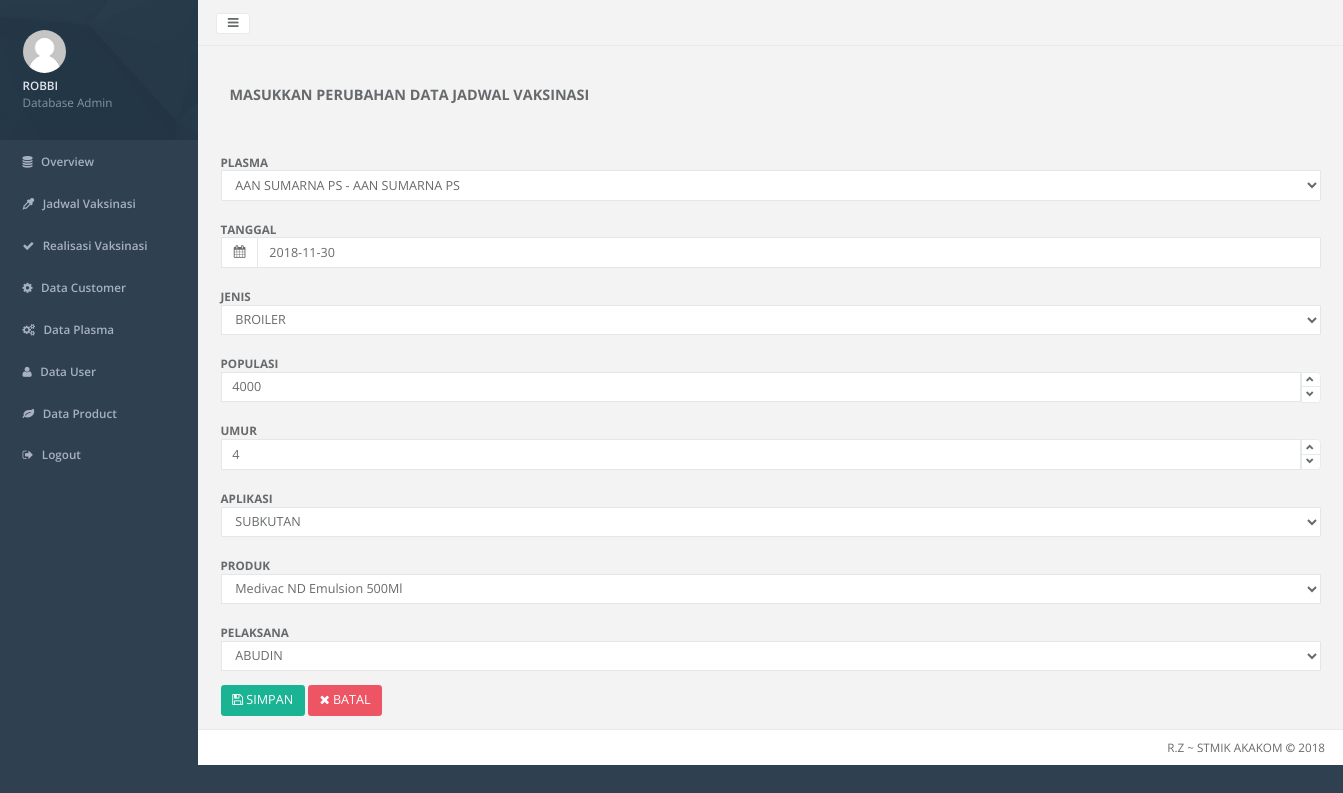
Screenshot of /_admin/home.php?hal=vaksinasi-edit&vacid=10 (signed in) with the database file from the repository.
### tables this page shows
CREATE TABLE IF NOT EXISTS `vaksinasi` (
`vacid` int(255) NOT NULL,
  `plasmacode` int(8) NOT NULL,
  `stockcode` varchar(8) NOT NULL,
  `pelaksana` int(8) NOT NULL,
  `tanggal` date NOT NULL,
  `jenis` enum('LAYER','BROILER','PEJANTAN','BREEDING','BEBEK') NOT NULL,
  `populasi` int(8) NOT NULL,
  `umur` int(4) NOT NULL,
  `aplikasi` enum('SUBKUTAN','IM-DADA','IM-PAHA','T-MATA','T-MULUT','T-HIDUNG','MINUM','SPRAY','SAYAP') NOT NULL,
  `status` enum('BELUM','SUDAH') NOT NULL DEFAULT 'BELUM',
  `donumber` varchar(16) DEFAULT NULL,
  `batch` varchar(16) DEFAULT NULL,
  `kmstart` int(8) DEFAULT NULL,
  `kmfinish` int(8) DEFAULT NULL,
  `remark` varchar(128) DEFAULT NULL,
  `reschedule` enum('A','B','C','D','E','F','G','H') DEFAULT NULL,
  `newdate` date DEFAULT NULL,
  `cancel` enum('1','2','3','4') DEFAULT NULL
);

CREATE TABLE IF NOT EXISTS `customer` (
  `custcode` char(5) NOT NULL,
  `custname` varchar(32) NOT NULL,
  `category` enum('PS','Farm','KK','KL','KN') NOT NULL,
  `salesman` varchar(3) NOT NULL
);

CREATE TABLE IF NOT EXISTS `product` (
  `stockcode` varchar(8) NOT NULL,
  `productname` varchar(32) NOT NULL,
  `productline` enum('BP','PP') NOT NULL,
  `package` varchar(16) NOT NULL
);

CREATE TABLE IF NOT EXISTS `user` (
`uid` int(8) NOT NULL,
  `username` varchar(32) NOT NULL,
  `password` varchar(16) NOT NULL,
  `role` enum('admin','koordinator','vaksinator') NOT NULL,
  `token` varchar(64) NOT NULL
);

### _admin/vaksinasi-edit.php (the view, shortened to what this page needs)
<div class="wrapper wrapper-content animated fadeInRight">
  <h3><b>MASUKKAN PERUBAHAN DATA JADWAL VAKSINASI</b></h3>
</div>
<?php
    $vacid = $_GET["vacid"];
    include "../koneksi.php";
    $sql = "SELECT * FROM vaksinasi,user,product,plasma,customer WHERE vaksinasi.pelaksana = user.uid AND vaksinasi.stockcode=product.stockcode AND vaksinasi.plasmacode = plasma.plasmacode AND plasma.custcode = customer.custcode AND vacid ='$vacid'";
    $hasil = mysqli_query($kon,$sql);
    $data = mysqli_fetch_array($hasil);
    $plasmacode  = $data['plasmacode'];
    $tanggal     = $data['tanggal'];
    $jenis       = $data['jenis'];
    $populasi    = $data['populasi'];
    $umur        = $data['umur'];
    $aplikasi    = $data['aplikasi'];
    $stockcode   = $data['stockcode'];
    $pelaksana   = $data['pelaksana'];
    $custname    = $data['custname'];
    $plasmaname  = $data['plasmaname'];
    $productname = $data['productname'];
    $username    = $data['username'];
?>
<form class="form-horizontal" action="vaksinasi-simpan.php" method="post" enctype="multipart/form-data">
  <div class="form-group">
    <div class="col-sm-12">
      <label class="control-label" for="plasmaname">PLASMA</label>
      <div class="controls">
        <select class="form-control" name="plasmacode">
          <?php
          echo "<option selected value='" .$plasmacode."'>" . $custname." - ".$plasmaname. "</option>";
          ?>
        </select>
      </div>
    </div>
  </div>
  <div class="form-group">
    <div class="col-sm-12">
      <label class="control-label" for="tanggal">TANGGAL</label>
      <div class="input-group date">
        <span class="input-group-addon"><i class="fa fa-calendar"></i></span><input type="text" name="tanggal" class="form-control" placeholder="Klik Ikon Kalender Di Sebelah Kiri Untuk Memilih Tanggal" value="<?php echo $tanggal;?>">
      </div>
    </div>
  </div>
  <div class="form-group">
    <div class="col-sm-12">
      <label class="control-label" for="jenis">JENIS</label>
      <div class="controls">
        <select class="form-control" name="jenis">
          <option value="BROILER" <?php if ($jenis == "BROILER") echo "selected"; ?> >BROILER</option>
        </select>
      </div>
    </div>
  </div>
  <div class="form-group">
    <div class="col-sm-12">
        <label class="control-label" for="populasi">POPULASI</label>
        <div class="controls">
          <input class="touchspin3" type="text" value="<?php echo $populasi;?>" name="populasi" placeholder="Ketikkan Jumlah Populasi Ternak Disini">
        </div>
    </div>
  </div>
  <div class="form-group">
    <div class="col-sm-12">
        <label class="control-label" for="umur">UMUR</label>
        <div class="controls">
          <input class="touchspin3" type="text" value="<?php echo $umur;?>" name="umur" placeholder="Ketikkan Umur Ternak Disini">
        </div>
    </div>
  </div>
  <div class="form-group">
    <div class="col-sm-12">
      <label class="control-label" for="aplikasi">APLIKASI</label>
      <div class="controls">
        <select class="form-control" name="aplikasi">
          <option value="SUBKUTAN" <?php if ($aplikasi == "SUBKUTAN") echo "selected"; ?> >SUBKUTAN</option>
        </select>
      </div>
    </div>
  </div>
  <div class="form-group">
    <div class="col-sm-12">
      <label class="control-label" for="productname">PRODUK</label>
      <div class="controls">
        <select class="form-control" name="stockcode">
          <?php
          echo "<option selected value='" .$stockcode."'>" . $productname."</option>";
          ?>
        </select>
      </div>
    </div>
  </div>
  <div class="form-group">
    <div class="col-sm-12">
      <label class="control-label" for="username">PELAKSANA</label>
      <div class="controls">
        <select class="form-control" name="pelaksana">
          <?php
          echo "<option selected value='" .$pelaksana."'>" . $username."</option>";
          ?>
        </select>
      </div>
    </div>
  </div>
  <div class="form-group">
    <div class="col-sm-12 col-sm-10">
      <button type="submit" class="btn btn-primary"><i class="fa fa-floppy-o"></i>&nbsp;SIMPAN</button>
      <a class="btn btn-danger" href="home.php?hal=vaksinasi-data"><i class="fa fa-times"></i>&nbsp;BATAL </a>
    </div>
  </div>
</form>

### rows the page displays
vaksinasi: plasmacode "AAN SUMARNA PS - AAN SUMARNA PS", tanggal "2018-11-30", jenis "BROILER", populasi "4000", umur "4", aplikasi "SUBKUTAN", stockcode "Medivac ND Emulsion 500Ml", pelaksana "ABUDIN"

### other values shown
substr($username, 0, 30) "ROBBI"
